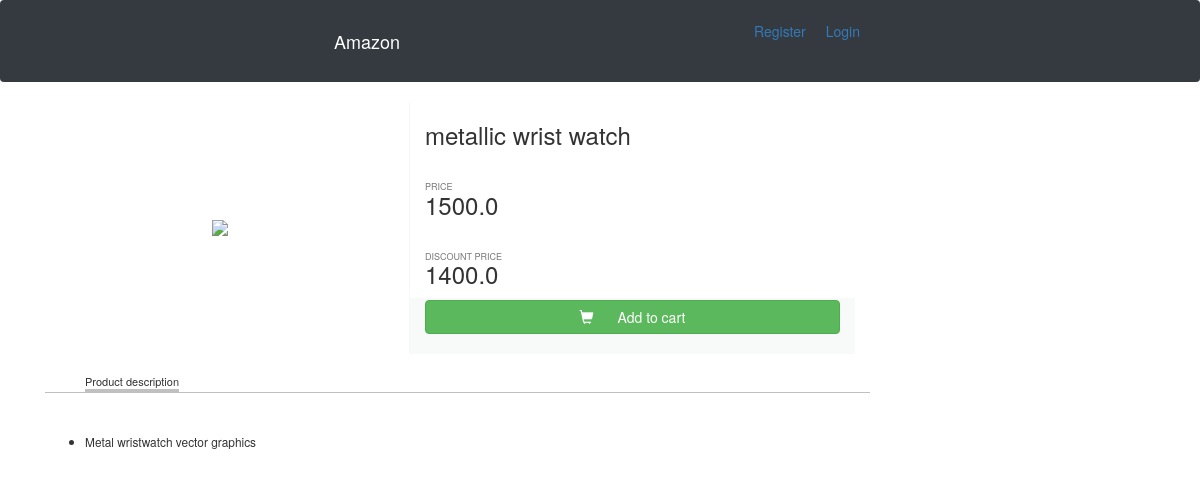
Screenshot of /3/ with the database file from the repository.
### app/models.py (models this page shows, shortened)
class Products(models.Model):
    title = models.CharField(max_length=200)
    price = models.FloatField()
    discount_price = models.FloatField()
    category = models.CharField(max_length=200)
    description = models.TextField()
    image = models.CharField(max_length=300)

### app/views.py (the view)
# urls.py: path('<int:id>/', views.detail,name='detail'),
def detail(request,id):
    product_object = Products.objects.get(id=id)
    return render(request,'app/detail1.html',{'product_object':product_object})

### app/templates/app/detail1.html (shortened to what this page needs)
{% load staticfiles %}
<!DOCTYPE html>
<html>
<head>
      <link href="//maxcdn.bootstrapcdn.com/bootstrap/4.1.1/css/bootstrap.min.css" rel="stylesheet" id="bootstrap-css">
  <link rel="stylesheet" href="{% static 'app/detail1.css' %}">
  <link href="//maxcdn.bootstrapcdn.com/bootstrap/3.3.0/css/bootstrap.min.css" rel="stylesheet" id="bootstrap-css"
  <script src="//maxcdn.bootstrapcdn.com/bootstrap/3.3.0/js/bootstrap.min.js"></script>
  <link href="https://maxcdn.bootstrapcdn.com/font-awesome/4.7.0/css/font-awesome.min.css" rel="stylesheet">
</head>
    <body>
            {% include 'app/navbar.html' %}
        <div class="container">
        	<div class="row">
               <div class="col-xs-4 item-photo">
                    <img style="max-width:100%;" src="{{product_object.image}}" />
                </div>
                <div class="col-xs-5" style="border:0px solid gray">
                    <h3>{{product_object.title}}</h3>
                    <h6 class="title-price"><small>PRICE</small></h6>
                    <h3 style="margin-top:0px;">{{product_object.price}}</h3>
                    <h6 class="title-price"><small>DISCOUNT PRICE</small></h6>
                    <h3 style="margin-top:0px;">{{product_object.discount_price}}</h3>
                    <div class="section" style="padding-bottom:20px;">
                        <a href="{% url 'add-to-cart' product_object.id %}" class="btn btn-success"><span style="margin-right:20px" class="glyphicon glyphicon-shopping-cart" aria-hidden="true"></span>  Add to cart</a>
                                          </div>
                </div>
                <div class="col-xs-9">
                    <ul class="menu-items">
                        <li class="active">Product description</li>
                    </ul>
                    <div style="width:100%;border-top:1px solid silver">
                        <p style="padding:15px;">
                        </p>
                        <small>
                            <ul>
                                <li>{{product_object.description}}</li>
                            </ul>
                        </small>
                    </div>
                </div>
            </div>
        </div>
    </body>
</html>

### app/static/app/detail1.css (style rules this page uses)
ul > li { margin-right:25px;font-weight:lighter;cursor:pointer }
li.active { border-bottom:3px solid silver; }
.item-photo { display:flex;justify-content:center;align-items:center;border-right:1px solid #f6f6f6; }
.menu-items { list-style-type:none;font-size:11px;display:inline-flex;margin-bottom:0;margin-top:20px }
.btn-success { width:100%;border-radius:0; }
.section { width:100%;margin-left:-15px;padding:2px;padding-left:15px;padding-right:15px;background:#f8f9f9 }
.title-price { margin-top:30px;margin-bottom:0;color:black }

### rows the page displays
Products: title "metallic wrist watch", price "1500.0", discount_price "1400.0", description "Metal wristwatch vector graphics"
